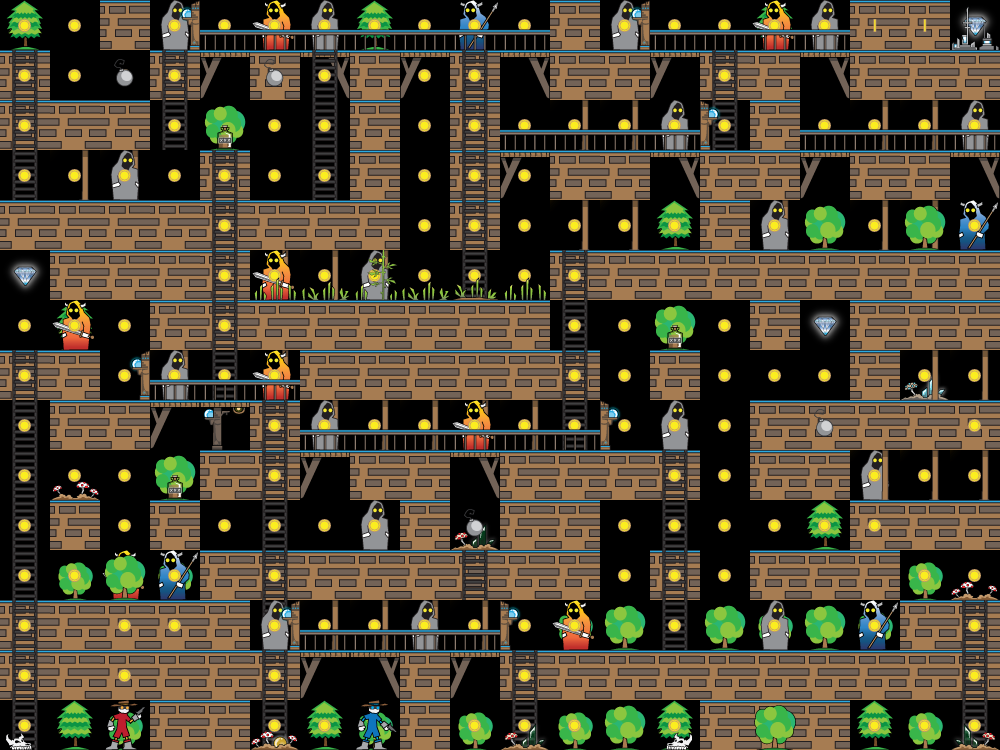

This is a level from a 2D game, rendered from its Tiled map with the project's own tilesets. A one-line summary and the map file follow, with tile-layer data summarised:
An orthogonal 20x15 tile map with 50x50 px tiles, 7 tile layers (Blocks, Ladders, Back, Cast, ...).

<map version="1.0" orientation="orthogonal" width="20" height="15" tilewidth="50" tileheight="50">
 <tileset firstgid="1" name="bandit_spritesheet" tilewidth="50" tileheight="50">
  <image source="../bandit_spritesheet.png" width="900" height="1250" />
 </tileset>
 <layer name="Blocks" width="20" height="15">
  <data>[300 cells, 161 non-empty, 4 distinct tile ids]</data>
 </layer>
 <layer name="Ladders" width="20" height="15">
  <data>[300 cells, 49 non-empty, 1 distinct tile ids]</data>
 </layer>
 <layer name="Back" width="20" height="15">
  <data>[300 cells, 57 non-empty, 7 distinct tile ids]</data>
 </layer>
 <layer name="Cast" width="20" height="15">
  <data>[300 cells, 31 non-empty, 5 distinct tile ids]</data>
 </layer>
 <layer name="Coins" width="20" height="15">
  <data>[300 cells, 170 non-empty, 3 distinct tile ids]</data>
 </layer>
 <layer name="Front" width="20" height="15">
  <data>[300 cells, 67 non-empty, 17 distinct tile ids]</data>
 </layer>
 <layer name="bomb" width="20" height="15">
  <data>[300 cells, 6 non-empty, 2 distinct tile ids]</data>
 </layer>
</map>
